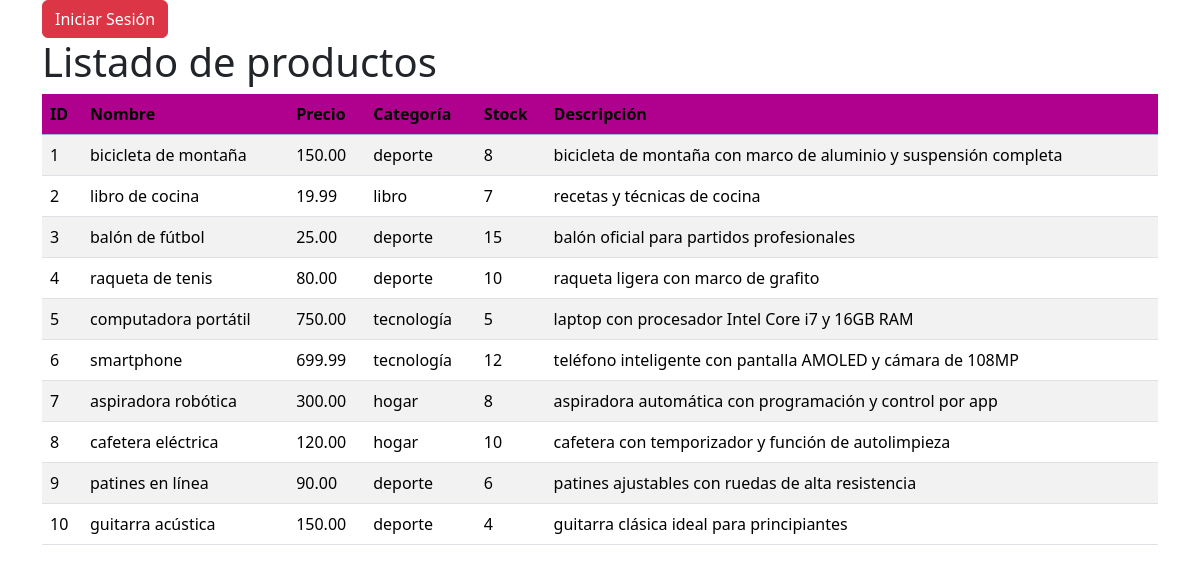
Before: / with the older database file.
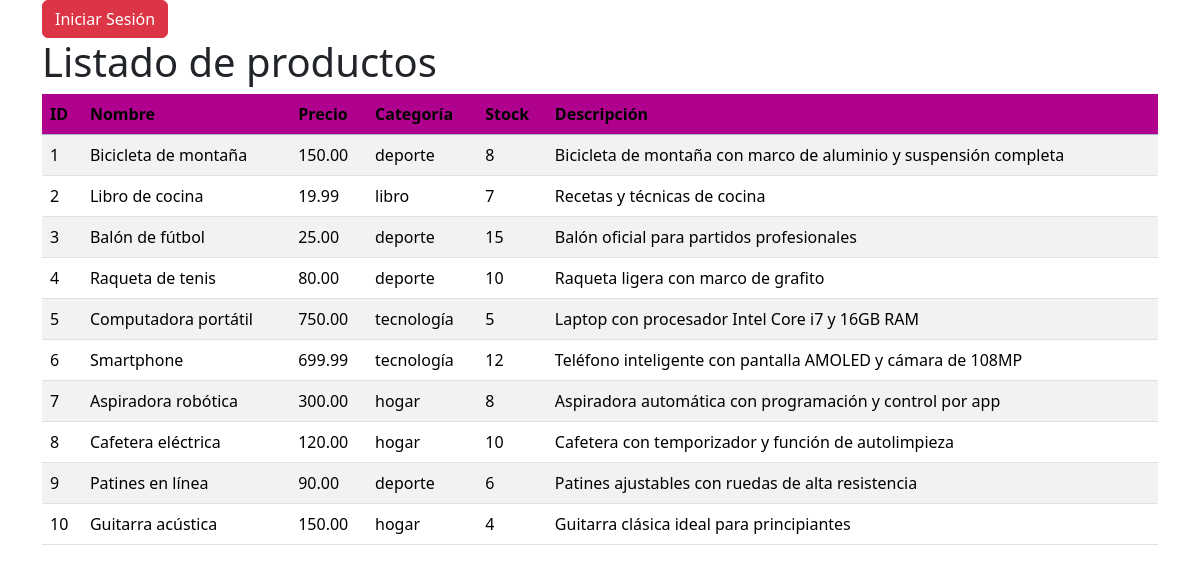
After: the same page with the newer database file.
### tables this page shows
CREATE TABLE productos (
	id_producto INT(6) PRIMARY KEY AUTO_INCREMENT,
    nombre VARCHAR(50),
    precio NUMERIC(6,2),
    categoria VARCHAR(30),
    stock INT(3) DEFAULT 0,
    imagen VARCHAR(60),
    descripcion VARCHAR(255),
    CONSTRAINT fk_productos_categoria FOREIGN KEY (categoria) REFERENCES categorias(categoria) ON DELETE CASCADE ON UPDATE CASCADE
);

### index.php (the view, shortened to what this page needs)
<!DOCTYPE html>
<html lang="en">
<head>
    <link href="https://cdn.jsdelivr.net/npm/bootstrap@5.3.3/dist/css/bootstrap.min.css" rel="stylesheet">
    <?php
        require('./util/conexion.php');
    ?>
</head>
<body>
    <div class="container">
    <?php if (isset($_SESSION["usuario"])) { ?>
           <a href="cambiar_contraseña.php" class="btn btn-warning">Cambiar Contraseña</a>
           <a href="./usuario/cerrar_sesion.php" class="btn btn-warning">Cerrar Sesion</a>
           <a href="./productos/index.php" class="btn btn-warning">productos</a>
           <a href="./categorias/index.php" class="btn btn-warning">categoria</a>
       <?php } else { ?>
           <a href="usuario/iniciar_sesion.php" class="btn btn-danger">Iniciar Sesión</a>
       <?php } ?>
     <h1>Listado de productos</h1>
        <?php
            $sql = "SELECT * FROM productos";
            $resultado = $_conexion->query($sql);
        ?>
        <table class="table table-striped">
            <thead class="table-primary">
                <tr>
                    <th>ID</th>
                    <th>Nombre</th>
                    <th>Precio</th>
                    <th>Categoría</th>
                    <th>Stock</th>
                    <th>Descripción</th>
                </tr>
            </thead>
            <tbody>
                <?php
                    while($fila = $resultado->fetch_assoc()) {
                        echo "<tr>";
                        echo "<td>{$fila["id_producto"]}</td>";
                        echo "<td>{$fila["nombre"]}</td>";
                        echo "<td>{$fila["precio"]}</td>";
                        echo "<td>{$fila["categoria"]}</td>";
                        echo "<td>{$fila["stock"]}</td>";
                        echo "<td>{$fila["descripcion"]}</td>";
                       ?>
                    <?php     echo "</tr>";
                        }
                    ?>
            </tbody>
        </table>
    </div>
</body>
</html>

### index.php (style rules this page uses)
.table-primary { --bs-table-bg: #b0008e; color: white; }

Changed rows visible on the page:
changed productos id 1: nombre "bicicleta de montaña" → "Bicicleta de montaña"; descripcion "bicicleta de montaña con marco de aluminio y suspensión completa" → "Bicicleta de montaña con marco de aluminio y suspensión completa"
changed productos "libro": nombre "libro de cocina" → "Libro de cocina"; descripcion "recetas y técnicas de cocina" → "Recetas y técnicas de cocina"
changed productos id 3: nombre "balón de fútbol" → "Balón de fútbol"; descripcion "balón oficial para partidos profesionales" → "Balón oficial para partidos profesionales"
changed productos id 4: nombre "raqueta de tenis" → "Raqueta de tenis"; descripcion "raqueta ligera con marco de grafito" → "Raqueta ligera con marco de grafito"
changed productos id 5: nombre "computadora portátil" → "Computadora portátil"; descripcion "laptop con procesador Intel Core i7 y 16GB RAM" → "Laptop con procesador Intel Core i7 y 16GB RAM"
changed productos id 6: nombre "smartphone" → "Smartphone"; descripcion "teléfono inteligente con pantalla AMOLED y cámara de 108MP" → "Teléfono inteligente con pantalla AMOLED y cámara de 108MP"
changed productos id 7: nombre "aspiradora robótica" → "Aspiradora robótica"; descripcion "aspiradora automática con programación y control por app" → "Aspiradora automática con programación y control por app"
changed productos id 8: nombre "cafetera eléctrica" → "Cafetera eléctrica"; descripcion "cafetera con temporizador y función de autolimpieza" → "Cafetera con temporizador y función de autolimpieza"
changed productos id 9: nombre "patines en línea" → "Patines en línea"; descripcion "patines ajustables con ruedas de alta resistencia" → "Patines ajustables con ruedas de alta resistencia"
changed productos id 10: nombre "guitarra acústica" → "Guitarra acústica"; categoria "deporte" → "hogar"; descripcion "guitarra clásica ideal para principiantes" → "Guitarra clásica ideal para principiantes"
